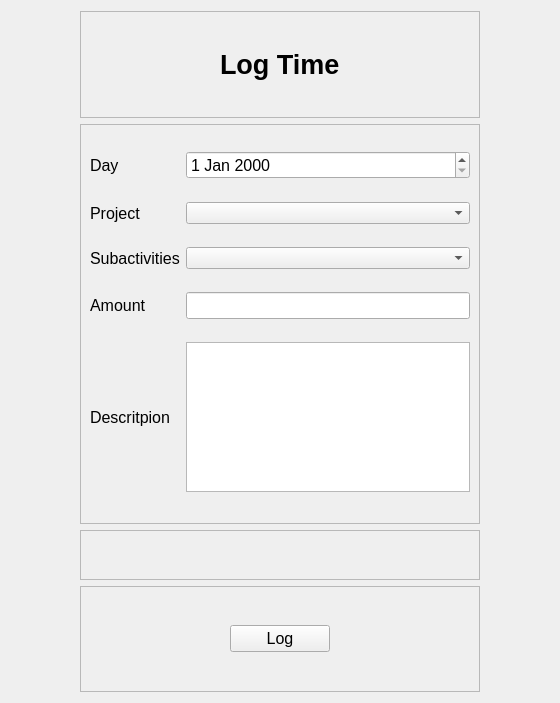
<?xml version="1.0" encoding="UTF-8"?>
<ui version="4.0">
 <class>add_time</class>
 <widget class="QWidget" name="add_time">
  <property name="geometry">
   <rect>
    <x>0</x>
    <y>0</y>
    <width>560</width>
    <height>703</height>
   </rect>
  </property>
  <property name="windowTitle">
   <string>Form</string>
  </property>
  <layout class="QGridLayout" name="gridLayout_5">
   <item row="5" column="0">
    <widget class="QFrame" name="frame_3">
     <property name="maximumSize">
      <size>
       <width>16777215</width>
       <height>150</height>
      </size>
     </property>
     <property name="frameShape">
      <enum>QFrame::StyledPanel</enum>
     </property>
     <property name="frameShadow">
      <enum>QFrame::Raised</enum>
     </property>
     <layout class="QGridLayout" name="gridLayout_4">
      <item row="1" column="0">
       <widget class="QPushButton" name="log">
        <property name="maximumSize">
         <size>
          <width>100</width>
          <height>16777215</height>
         </size>
        </property>
        <property name="font">
         <font>
          <pointsize>12</pointsize>
         </font>
        </property>
        <property name="text">
         <string>Log</string>
        </property>
       </widget>
      </item>
     </layout>
    </widget>
   </item>
   <item row="3" column="0">
    <widget class="QFrame" name="frame">
     <property name="maximumSize">
      <size>
       <width>400</width>
       <height>400</height>
      </size>
     </property>
     <property name="frameShape">
      <enum>QFrame::StyledPanel</enum>
     </property>
     <property name="frameShadow">
      <enum>QFrame::Raised</enum>
     </property>
     <layout class="QGridLayout" name="gridLayout">
      <item row="1" column="1">
       <widget class="QComboBox" name="project"/>
      </item>
      <item row="0" column="1">
       <widget class="QDateEdit" name="date">
        <property name="font">
         <font>
          <pointsize>12</pointsize>
         </font>
        </property>
       </widget>
      </item>
      <item row="3" column="0">
       <widget class="QLabel" name="label_5">
        <property name="font">
         <font>
          <pointsize>12</pointsize>
         </font>
        </property>
        <property name="text">
         <string>Amount</string>
        </property>
       </widget>
      </item>
      <item row="3" column="1">
       <widget class="QLineEdit" name="amount">
        <property name="font">
         <font>
          <pointsize>12</pointsize>
         </font>
        </property>
       </widget>
      </item>
      <item row="5" column="1">
       <widget class="QTextEdit" name="description">
        <property name="maximumSize">
         <size>
          <width>16777215</width>
          <height>150</height>
         </size>
        </property>
       </widget>
      </item>
      <item row="2" column="1">
       <widget class="QComboBox" name="subactivity1"/>
      </item>
      <item row="1" column="0">
       <widget class="QLabel" name="label">
        <property name="font">
         <font>
          <pointsize>12</pointsize>
         </font>
        </property>
        <property name="text">
         <string>Project</string>
        </property>
       </widget>
      </item>
      <item row="2" column="0">
       <widget class="QLabel" name="label_3">
        <property name="font">
         <font>
          <pointsize>12</pointsize>
         </font>
        </property>
        <property name="text">
         <string>Subactivities</string>
        </property>
       </widget>
      </item>
      <item row="0" column="0">
       <widget class="QLabel" name="label_4">
        <property name="sizePolicy">
         <sizepolicy hsizetype="Fixed" vsizetype="Preferred">
          <horstretch>0</horstretch>
          <verstretch>0</verstretch>
         </sizepolicy>
        </property>
        <property name="maximumSize">
         <size>
          <width>150</width>
          <height>16777215</height>
         </size>
        </property>
        <property name="font">
         <font>
          <pointsize>12</pointsize>
         </font>
        </property>
        <property name="text">
         <string>Day</string>
        </property>
       </widget>
      </item>
      <item row="5" column="0">
       <widget class="QLabel" name="label_7">
        <property name="font">
         <font>
          <pointsize>12</pointsize>
         </font>
        </property>
        <property name="text">
         <string>Descritpion</string>
        </property>
       </widget>
      </item>
     </layout>
    </widget>
   </item>
   <item row="0" column="0">
    <widget class="QFrame" name="frame_2">
     <property name="maximumSize">
      <size>
       <width>16777215</width>
       <height>150</height>
      </size>
     </property>
     <property name="frameShape">
      <enum>QFrame::StyledPanel</enum>
     </property>
     <property name="frameShadow">
      <enum>QFrame::Raised</enum>
     </property>
     <layout class="QGridLayout" name="gridLayout_2">
      <item row="0" column="0">
       <widget class="QLabel" name="label_2">
        <property name="sizePolicy">
         <sizepolicy hsizetype="Fixed" vsizetype="Fixed">
          <horstretch>0</horstretch>
          <verstretch>0</verstretch>
         </sizepolicy>
        </property>
        <property name="font">
         <font>
          <pointsize>20</pointsize>
          <weight>75</weight>
          <bold>true</bold>
         </font>
        </property>
        <property name="text">
         <string>Log Time</string>
        </property>
       </widget>
      </item>
     </layout>
    </widget>
   </item>
   <item row="4" column="0">
    <widget class="QFrame" name="frame_4">
     <property name="maximumSize">
      <size>
       <width>16777215</width>
       <height>50</height>
      </size>
     </property>
     <property name="frameShape">
      <enum>QFrame::StyledPanel</enum>
     </property>
     <property name="frameShadow">
      <enum>QFrame::Raised</enum>
     </property>
     <layout class="QGridLayout" name="gridLayout_3">
      <item row="0" column="0">
       <widget class="QLabel" name="error">
        <property name="sizePolicy">
         <sizepolicy hsizetype="Fixed" vsizetype="Fixed">
          <horstretch>0</horstretch>
          <verstretch>0</verstretch>
         </sizepolicy>
        </property>
        <property name="font">
         <font>
          <pointsize>12</pointsize>
          <weight>50</weight>
          <bold>false</bold>
         </font>
        </property>
        <property name="text">
         <string/>
        </property>
       </widget>
      </item>
     </layout>
    </widget>
   </item>
  </layout>
 </widget>
 <resources/>
 <connections/>
</ui>
